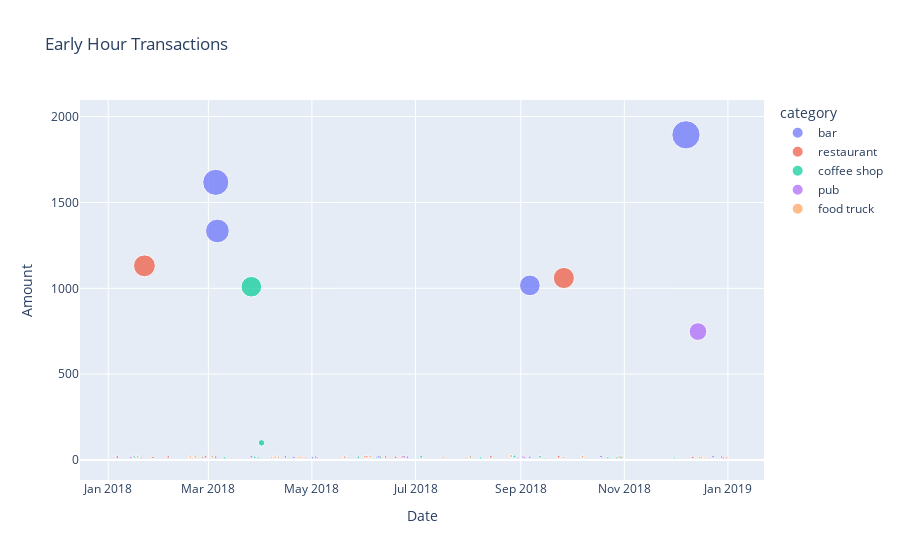

Notebook source saved alongside this figure:
### Code cell
import pandas as pd
from sqlalchemy import create_engine

# Database connection details
username = 'root'
password = 'Ahasan321!'  # Reminder: Store passwords securely
hostname = 'localhost'
database = 'newschema'

# Establishing connection
engine = create_engine(f"mysql+pymysql://{username}:{password}@{hostname}/{database}")

# SQL query
query_early_hours = """
SELECT t.DATE, t.AMOUNT, mc.NAME AS category
FROM Transaction t
JOIN Merchant m ON t.IDMerchant = m.ID
JOIN MerchantCategory mc ON m.IDMerchantCategory = mc.ID
WHERE TIME(t.DATE) BETWEEN '07:00:00' AND '09:00:00'
ORDER BY t.AMOUNT DESC
LIMIT 100;
"""

# Execute query and load into DataFrame
df_early_hours = pd.read_sql(query_early_hours, engine)

# Assuming you have your DataFrame with the necessary data now
import plotly.express as px

# Creating the scatter plot
fig = px.scatter(df_early_hours, x='DATE', y='AMOUNT', color='category', 
                 size='AMOUNT', title='Early Hour Transactions')

# Customizing the axes titles
fig.update_layout(xaxis_title='Date', yaxis_title='Amount')

# Show the plot
fig.show()

### Figure 1 — Plotly figure (JSON) as saved in the notebook; plotly's stock layout.template omitted (floating-point values rounded to 4 significant figures)
{"data": [{"hovertemplate": "category=bar<br>DATE=%{x}<br>AMOUNT=%{marker.size}<extra></extra>", "legendgroup": "bar", "marker": {"color": "#636efa", "size": [1894, 1617, 1334, 1017, 17.78, 17.47, 17.03, 16.64, 16.58, 15.98, 15.94, 15.04, 12.98, 11.96, 11.93, 11.86], "sizemode": "area", "sizeref": 4.735, "symbol": "circle"}, "mode": "markers", "name": "bar", "orientation": "v", "showlegend": true, "type": "scatter", "x": ["2018-12-07T07:22:03", "2018-03-05T08:26:08", "2018-03-06T07:18:09", "2018-09-06T08:28:55", "2018-04-15T08:32:38", "2018-06-02T07:44:39", "2018-06-08T07:31:57", "2018-05-03T07:20:28", "2018-03-05T07:34:15", "2018-09-06T08:35:35", "2018-06-26T08:00:22", "2018-04-20T08:27:59", "2018-05-01T07:40:00", "2018-01-20T08:35:34", "2018-07-31T07:44:59", "2018-08-30T08:46:49"], "xaxis": "x", "y": [1894, 1617, 1334, 1017, 17.78, 17.47, 17.03, 16.64, 16.58, 15.98, 15.94, 15.04, 12.98, 11.96, 11.93, 11.86], "yaxis": "y"}, {"hovertemplate": "category=restaurant<br>DATE=%{x}<br>AMOUNT=%{marker.size}<extra></extra>", "legendgroup": "restaurant", "marker": {"color": "#EF553B", "size": [1131, 1060, 19.33, 19.02, 18.72, 18.56, 18.54, 18.52, 18.35, 17.85, 17.56, 17.48, 16.16, 15.98, 15.94, 15.15, 14.92, 12.25, 11.91, 11.87], "sizemode": "area", "sizeref": 4.735, "symbol": "circle"}, "mode": "markers", "name": "restaurant", "orientation": "v", "showlegend": true, "type": "scatter", "x": ["2018-01-22T08:07:03", "2018-09-26T08:48:40", "2018-06-01T08:56:59", "2018-09-23T07:30:56", "2018-01-06T08:42:50", "2018-06-23T07:12:06", "2018-08-14T08:38:49", "2018-02-27T08:27:00", "2018-01-06T07:00:32", "2018-02-05T08:37:24", "2018-06-13T08:46:29", "2018-05-20T08:36:46", "2018-06-10T07:55:27", "2018-06-19T07:16:54", "2018-10-30T07:08:04", "2018-01-27T08:36:58", "2018-12-11T07:42:50", "2018-12-29T08:11:55", "2018-01-17T07:56:09", "2018-12-31T08:22:17"], "xaxis": "x", "y": [1131, 1060, 19.33, 19.02, 18.72, 18.56, 18.54, 18.52, 18.35, 17.85, 17.56, 17.48, 16.16, 15.98, 15.94, 15.15, 14.92, 12.25, 11.91, 11.87], "yaxis": "y"}, {"hovertemplate": "category=coffee shop<br>DATE=%{x}<br>AMOUNT=%{marker.size}<extra></extra>", "legendgroup": "coffee shop", "marker": {"color": "#00cc96", "size": [1009, 100, 20.71, 18.93, 18.48, 18.14, 17.54, 17.36, 16.85, 16.36, 15.96, 15.05, 14.42, 13.83, 13.53, 12.98, 12.96, 12.52, 12.32, 11.88, 11.72], "sizemode": "area", "sizeref": 4.735, "symbol": "circle"}, "mode": "markers", "name": "coffee shop", "orientation": "v", "showlegend": true, "type": "scatter", "x": ["2018-03-26T07:41:59", "2018-04-01T07:17:21", "2018-08-28T07:17:14", "2018-07-04T08:51:29", "2018-09-12T07:33:19", "2018-02-25T07:55:21", "2018-01-18T08:18:50", "2018-01-16T08:02:04", "2018-10-29T07:18:34", "2018-03-28T07:36:02", "2018-05-28T07:57:39", "2018-06-10T08:20:40", "2018-08-02T07:13:49", "2018-10-22T07:41:56", "2018-03-10T08:52:09", "2018-10-27T08:04:44", "2018-03-30T08:12:28", "2018-08-08T08:36:23", "2018-11-30T08:52:20", "2018-06-08T07:25:30", "2018-09-15T08:33:49"], "xaxis": "x", "y": [1009, 100, 20.71, 18.93, 18.48, 18.14, 17.54, 17.36, 16.85, 16.36, 15.96, 15.05, 14.42, 13.83, 13.53, 12.98, 12.96, 12.52, 12.32, 11.88, 11.72], "yaxis": "y"}, {"hovertemplate": "category=pub<br>DATE=%{x}<br>AMOUNT=%{marker.size}<extra></extra>", "legendgroup": "pub", "marker": {"color": "#ab63fa", "size": [748, 19.86, 19.34, 19.27, 18.82, 18.6, 17.8, 17.13, 16.28, 15.21, 13.59, 13.46, 11.68, 11.65], "sizemode": "area", "sizeref": 4.735, "symbol": "circle"}, "mode": "markers", "name": "pub", "orientation": "v", "showlegend": true, "type": "scatter", "x": ["2018-12-14T08:51:41", "2018-10-18T07:16:04", "2018-03-26T08:08:27", "2018-12-23T07:39:47", "2018-06-09T07:29:28", "2018-06-24T07:28:48", "2018-09-02T07:36:42", "2018-12-28T07:02:38", "2018-01-06T08:49:34", "2018-01-14T07:33:54", "2018-09-03T07:27:55", "2018-02-26T07:31:20", "2018-02-25T07:37:03", "2018-05-04T08:21:59"], "xaxis": "x", "y": [748, 19.86, 19.34, 19.27, 18.82, 18.6, 17.8, 17.13, 16.28, 15.21, 13.59, 13.46, 11.68, 11.65], "yaxis": "y"}, {"hovertemplate": "category=food truck<br>DATE=%{x}<br>AMOUNT=%{marker.size}<extra></extra>", "legendgroup": "food truck", "marker": {"color": "#FFA15A", "size": [23.13, 20.44, 19.5, 19.49, 18.98, 18.93, 18.76, 18.53, 18.3, 17.73, 17.53, 16.85, 16.65, 16.38, 16.35, 16.21, 16.07, 15.37, 15.1, 14.94, 14.8, 14.36, 14.3, 13.52, 12.67, 12.5, 12.17, 11.73, 11.7], "sizemode": "area", "sizeref": 4.735, "symbol": "circle"}, "mode": "markers", "name": "food truck", "orientation": "v", "showlegend": true, "type": "scatter", "x": ["2018-08-26T07:15:18", "2018-10-07T08:16:54", "2018-03-03T08:42:02", "2018-06-04T08:30:28", "2018-02-21T08:21:10", "2018-08-02T07:44:24", "2018-06-02T07:45:48", "2018-10-07T07:08:08", "2018-02-18T08:54:19", "2018-04-09T07:08:11", "2018-01-18T08:58:13", "2018-10-28T07:02:33", "2018-04-23T08:18:49", "2018-02-18T07:25:42", "2018-12-16T08:41:53", "2018-07-17T08:10:36", "2018-04-11T08:26:52", "2018-05-20T07:05:42", "2018-02-25T08:23:37", "2018-09-26T07:52:23", "2018-04-07T07:18:20", "2018-12-15T08:34:15", "2018-04-24T07:41:49", "2018-04-27T08:08:38", "2018-01-17T07:31:03", "2018-07-30T08:49:16", "2018-02-19T08:50:36", "2018-04-08T07:06:20", "2018-12-18T07:45:28"], "xaxis": "x", "y": [23.13, 20.44, 19.5, 19.49, 18.98, 18.93, 18.76, 18.53, 18.3, 17.73, 17.53, 16.85, 16.65, 16.38, 16.35, 16.21, 16.07, 15.37, 15.1, 14.94, 14.8, 14.36, 14.3, 13.52, 12.67, 12.5, 12.17, 11.73, 11.7], "yaxis": "y"}], "layout": {"legend": {"itemsizing": "constant", "title": {"text": "category"}, "tracegroupgap": 0}, "title": {"text": "Early Hour Transactions"}, "xaxis": {"anchor": "y", "domain": [0, 1], "title": {"text": "Date"}}, "yaxis": {"anchor": "x", "domain": [0, 1], "title": {"text": "Amount"}}}}
